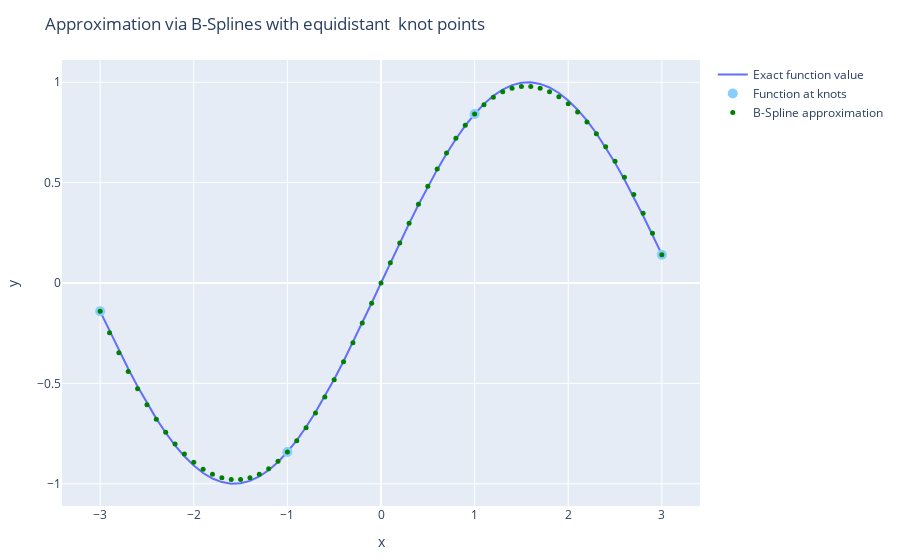

The notebook cell this image was saved under:
### Markdown cell above
Plot approximation with exact function:

### Code cell
x=-3:0.1:3

trace0 = Plotly.scatter(x=x, y=f_sin.(x),mode="lines", name="Exact function value")
trace1 = Plotly.scatter(x=spline_points, y=spl_approx.(spline_points),mode="markers", name="Function at knots", 
    marker=attr(color="LightSkyBlue",size=10))
trace2 = Plotly.scatter(x=x, y=spl_approx.(x),mode="markers", name="B-Spline approximation",
    marker=attr(color="Green",size=5))

layout = Layout(title=" Approximation via B-Splines with equidistant  knot points",

                   xaxis_title="x",

                   yaxis_title="y")

# Make plot
Plotly.plot([trace0, trace1,trace2],layout)

### Figure 1 — Plotly figure (JSON) as saved in the notebook; plotly's stock layout.template omitted (floating-point values rounded to 4 significant figures)
{"data": [{"mode": "lines", "name": "Exact function value", "type": "scatter", "x": [-3, -2.9, -2.8, -2.7, -2.6, -2.5, -2.4, -2.3, -2.2, -2.1, -2, -1.9, -1.8, -1.7, -1.6, -1.5, -1.4, -1.3, -1.2, -1.1, -1, -0.9, -0.8, -0.7, -0.6, -0.5, -0.4, -0.3, -0.2, -0.1, 0, 0.1, 0.2, 0.3, 0.4, 0.5, 0.6, 0.7, 0.8, 0.9, 1, 1.1, 1.2, 1.3, 1.4, 1.5, 1.6, 1.7, 1.8, 1.9, 2, 2.1, 2.2, 2.3, 2.4, 2.5, 2.6, 2.7, 2.8, 2.9, 3], "y": [-0.1411, -0.2392, -0.335, -0.4274, -0.5155, -0.5985, -0.6755, -0.7457, -0.8085, -0.8632, -0.9093, -0.9463, -0.9738, -0.9917, -0.9996, -0.9975, -0.9854, -0.9636, -0.932, -0.8912, -0.8415, -0.7833, -0.7174, -0.6442, -0.5646, -0.4794, -0.3894, -0.2955, -0.1987, -0.09983, 0, 0.09983, 0.1987, 0.2955, 0.3894, 0.4794, 0.5646, 0.6442, 0.7174, 0.7833, 0.8415, 0.8912, 0.932, 0.9636, 0.9854, 0.9975, 0.9996, 0.9917, 0.9738, 0.9463, 0.9093, 0.8632, 0.8085, 0.7457, 0.6755, 0.5985, 0.5155, 0.4274, 0.335, 0.2392, 0.1411]}, {"marker": {"color": "LightSkyBlue", "size": 10}, "mode": "markers", "name": "Function at knots", "type": "scatter", "x": [-3, -1, 1, 3], "y": [-0.1411, -0.8415, 0.8415, 0.1411]}, {"marker": {"color": "Green", "size": 5}, "mode": "markers", "name": "B-Spline approximation", "type": "scatter", "x": [-3, -2.9, -2.8, -2.7, -2.6, -2.5, -2.4, -2.3, -2.2, -2.1, -2, -1.9, -1.8, -1.7, -1.6, -1.5, -1.4, -1.3, -1.2, -1.1, -1, -0.9, -0.8, -0.7, -0.6, -0.5, -0.4, -0.3, -0.2, -0.1, 0, 0.1, 0.2, 0.3, 0.4, 0.5, 0.6, 0.7, 0.8, 0.9, 1, 1.1, 1.2, 1.3, 1.4, 1.5, 1.6, 1.7, 1.8, 1.9, 2, 2.1, 2.2, 2.3, 2.4, 2.5, 2.6, 2.7, 2.8, 2.9, 3], "y": [-0.1411, -0.2474, -0.3473, -0.4405, -0.527, -0.6065, -0.6789, -0.7439, -0.8015, -0.8513, -0.8933, -0.9273, -0.953, -0.9704, -0.9791, -0.9791, -0.9702, -0.9521, -0.9248, -0.888, -0.8415, -0.7854, -0.7204, -0.6475, -0.5678, -0.4822, -0.3917, -0.2972, -0.1998, -0.1004, 1.388e-16, 0.1004, 0.1998, 0.2972, 0.3917, 0.4822, 0.5678, 0.6475, 0.7204, 0.7854, 0.8415, 0.888, 0.9248, 0.9521, 0.9702, 0.9791, 0.9791, 0.9704, 0.953, 0.9273, 0.8933, 0.8513, 0.8015, 0.7439, 0.6789, 0.6065, 0.527, 0.4405, 0.3473, 0.2474, 0.1411]}], "layout": {"margin": {"b": 50, "l": 50, "r": 50, "t": 60}, "title": " Approximation via B-Splines with equidistant  knot points", "xaxis": {"title": {"text": "x"}}, "yaxis": {"title": {"text": "y"}}}}
